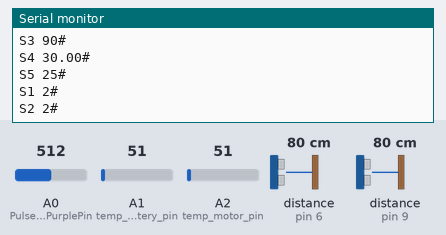
Simulated run of this sketch. Board: Arduino Uno, built with avr-gcc and run on an emulated ATmega328P. On the bench: the last lines printed to the serial monitor. Wiring (inferred from the names in the program): 2 × ultrasonic range finder: trigger pin 7, echo pin 6 / trigger pin 8, echo pin 9. The test bench sets the inputs (shaded band); at power-on: distance to the obstacle (sensors on pin 6, pin 9) 80 cm, A0 (PulseSensorPurplePin) = 512, A1 (temp_battery_pin) = 51, A2 (temp_motor_pin) = 51. The echo pulse lasts 58.3 µs per cm.

Above: at 1.5 s.
1.6 s: distance to the obstacle (sensor on pin 6) set to 2 cm
At 2.7 s:
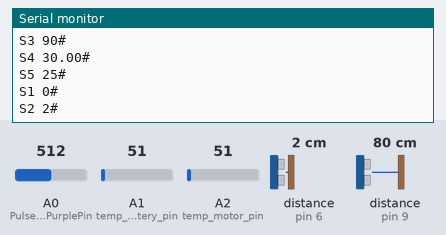
3.1 s: distance to the obstacle (sensor on pin 9) set to 2 cm
At 4.1 s:
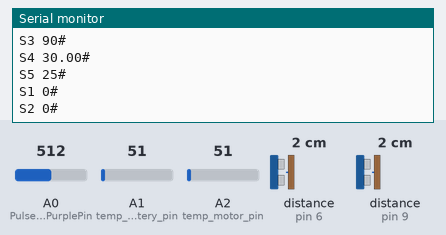
4.6 s: A0 (PulseSensorPurplePin) set to 15
6.1 s: distance to the obstacle (sensor on pin 6) set to 35 cm
At 6.9 s:
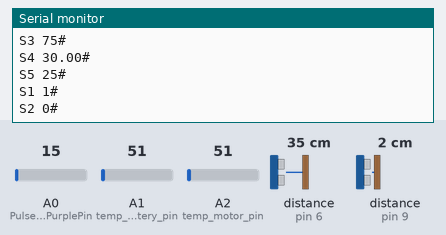
7.6 s: distance to the obstacle (sensor on pin 9) set to 35 cm
At 8.4 s:
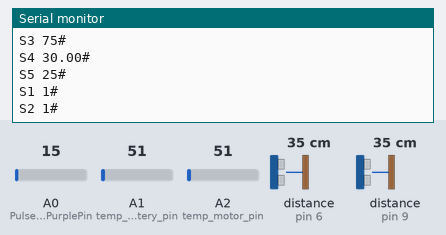
Timing chart, 0 to 10.1 s (numbered marks = the images above; inputs shaded):
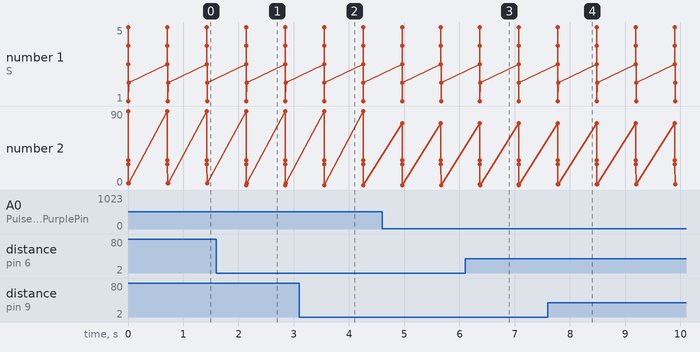

The sketch:

main.ino
```cpp
// HEARTBEAT
const int PulseSensorPurplePin = 0;        // Pulse Sensor PURPLE WIRE connected to ANALOG PIN 0
const int Threshold = 550;            // Determine which Signal to "count as a beat", and which to ingore.
const int offset = 60;
const int min_heartbeat = 65;
const int max_heartbeat = 90;

// TEMPERATURE: BATTERY
const int temp_battery_pin = 1;
const int min_temp_battery = 30;
const int max_temp_battery = 50;

// TEMPERATURE: MOTOR
int temp_motor_pin = 2;
const int min_temp_motor = 25;
const int max_temp_motor = 50;

// ULTRASONIC 1
int trigPin1 = 7;    // Trigger
int echoPin1 = 6;    // Echo
const int min_ultrasonic = 0;
const int max_ultrasonic = 2;

// ULTRASONIC 2
int trigPin2 = 8;    // Trigger
int echoPin2 = 9;    // Echo

void setup() {
  Serial.begin(115200);         // Set's up Serial Communication at certain speed.

  // ULTRASONIC 1
  pinMode(trigPin1, OUTPUT);
  pinMode(echoPin1, INPUT);

  // ULTRASONIC 2
  pinMode(trigPin2, OUTPUT);
  pinMode(echoPin2, INPUT);
}

void loop() {

  // HEARTBEAT
  int raw =  analogRead(PulseSensorPurplePin);
  int heartbeat_final = raw==0 ? 0 : raw + offset;
  //if( heartbeat_final>=min_heartbeat && heartbeat_final<=max_heartbeat)
  //Serial.println("S3 " + String(heartbeat_final) + "#");
  sendData(heartbeat_final, min_heartbeat, max_heartbeat, "S3");
  // delay(600);

  // TEMPERATURE: BATTERY
  raw = analogRead(temp_battery_pin);
  float cel = raw*0.48828 - 100;
  /*if(cel>=25){
    Serial.println("S4 " + String(cel) + "#");
  }*/
  sendData_Float(cel, min_temp_battery, max_temp_battery, "S4");
  // delay(500);

  // TEMPERATURE: MOTOR
  raw = analogRead(temp_motor_pin);
  float rawHigh = 99.6,
        rawLow = 0.5,
        refHigh = 99.6,
        refLow = 0;
  float rawRange = rawHigh - rawLow;
  float refRange = refHigh - refLow;
  float callibratedValue = (((raw - rawLow)*refRange) / rawRange ) + refLow;
  float finalValue = callibratedValue - 148.0f;
  /*if(finalValue >= minTemp) {
    Serial.println("S5 " + String(finalValue) + "#") ;
//    delay(500);
  }*/
  sendData(finalValue, min_temp_motor, max_temp_motor, "S5");

  // ULTRASONIC 1
  digitalWrite(trigPin1, LOW);
  delayMicroseconds(5);
  digitalWrite(trigPin1, HIGH);
  delayMicroseconds(5);
  digitalWrite(trigPin1, LOW);

  pinMode(echoPin1, INPUT);
  long duration = pulseIn(echoPin1, HIGH);

  long cm = (duration/2) / 29.1;
  long feet = cm/ 30.48;
  //Serial.print("S1 " + String(feet) + "#");
  sendData(feet, min_ultrasonic, max_ultrasonic, "S1");

  // ULTRASONIC 2
  digitalWrite(trigPin2, LOW);
  delayMicroseconds(5);
  digitalWrite(trigPin2, HIGH);
  delayMicroseconds(5);
  digitalWrite(trigPin2, LOW);

  pinMode(echoPin2, INPUT);
  duration = pulseIn(echoPin2, HIGH);

  cm = (duration/2) / 29.1;
  feet = cm/ 30.48;
  // Serial.println("S2 " + String(feet) + "#");
  sendData(feet, min_ultrasonic, max_ultrasonic, "S2");

  delay(700);
}

void sendData_Float(float val, long min_val, long max_val, String prefix) {
  if(val<=min_val) val = min_val;
  else if(val>=max_val) val = max_val;
  Serial.println( prefix + " " + String(val) + "#" );
}

void sendData(long val, long min_val, long max_val, String prefix) {
  if(val<=min_val) val = min_val;
  else if(val>=max_val) val = max_val;
  Serial.println( prefix + " " + String(val) + "#" );
}
```

Measured:
- after the input at 1.6 s, the serial monitor: prints a new line after 0.54 s (image 1)
- after the input at 3.1 s, the serial monitor: prints a new line after 0.46 s (image 2)
- after the input at 6.1 s, the serial monitor: prints a new line after 0.27 s (image 3)
- after the input at 7.6 s, the serial monitor: prints a new line after 0.18 s (image 4)
